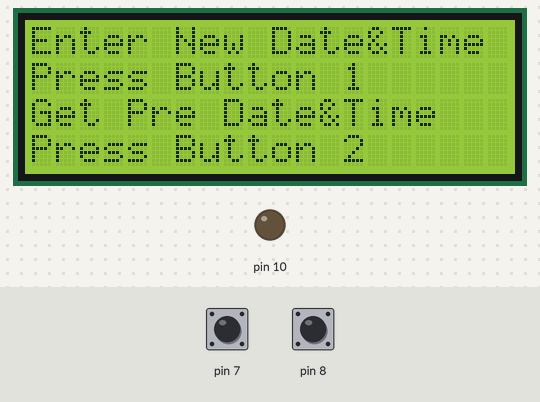
Bench run of a sketch on a simulated Arduino Uno, built with avr-gcc and run on an emulated ATmega328P. Parts: 20×4 character LCD, output pins drawn as LEDs (lit = HIGH). Inputs (shaded band) come from the test bench; at power-on: pin 7 HIGH, pin 8 HIGH. The local clock reads 2024-03-15 10:24:30 at power-on unless the sketch sets it; EEPROM starts erased; what the sketch prints to the serial monitor is not drawn.

Above: at 3.8 s.
3.9 s: pin 7 pulled LOW for 0.15 s
At 5.1 s:
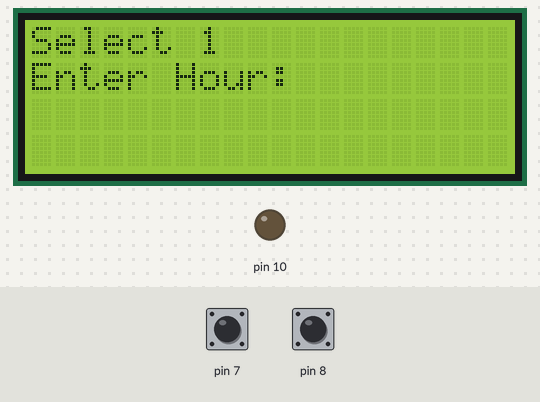
5.5 s: pin 8 pulled LOW for 0.15 s
At 6.5 s:
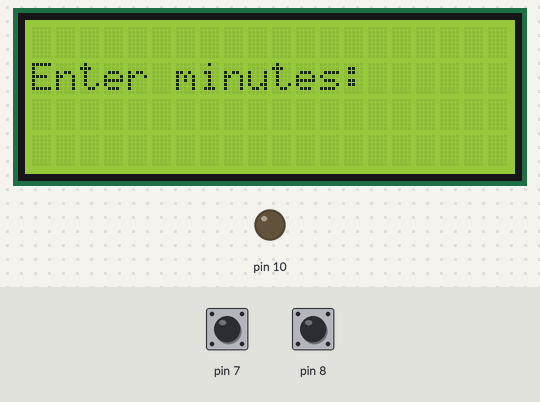
7.1 s: pin 7 pulled LOW for 1 s
9.6 s: pin 8 pulled LOW for 1 s
At 9.9 s:
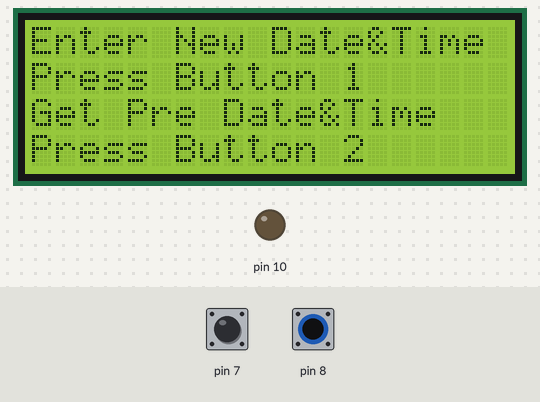
12.1 s: pin 8 pulled LOW for 0.15 s
At 12.7 s:
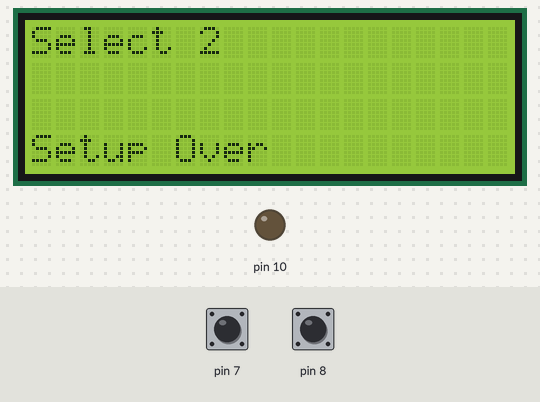
Timing chart, 0 to 15.1 s (numbered marks = the images above; inputs shaded):
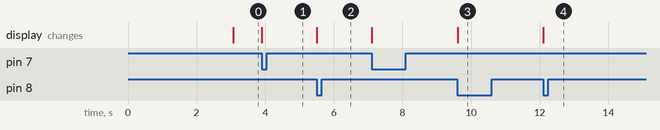

Measured:
- after the input at 3.9 s, the display: changes at once (image 1)
- after the input at 5.5 s, the display: changes at once (image 2)
- after the input at 9.6 s, the display: changes at once (image 3)
- after the input at 12.1 s, the display: changes at once (image 4)

The sketch:

syscode.ino
```cpp
/*=============================================
    Program : Automated Lights
    Author : LAPTOP-MHHCOEAP\Charitha Dasanayake
    Time : 5:12 PM
    Date : 11/2/2023
    Created with Codino Studio
  =============================================*/

#include <LiquidCrystal.h>

#include <RTClib.h>

#include<Wire.h>

#include<EEPROM.h>

RTC_DS3231 rtc;

LiquidCrystal lcd(12, 11, 5, 4, 3, 2);

int dd, hh, Min;
int btn1Current, btn1Previos = LOW;
int btn2Current, btn2Previos = LOW;
int btn1Current1, btn1Previos1 = LOW;
int btn2Current1, btn2Previos1 = LOW;
int Hourcounter = 0;
int Minutecounter = 1;
int Hourcounter1 = 0;
int Minutecounter1 = 1;

void setup() {
  pinMode(7, INPUT_PULLUP);
  pinMode(8, INPUT_PULLUP);
  pinMode(10, OUTPUT);
  Serial.begin(9600);
  lcd.begin(20,4);
  delay(3000);
  rtc.begin();

  displayMode();
  setStartTime();
  displayMode();
  setEndTime();
  lcd.setCursor(0, 3);
  lcd.print("Setup Over");
  delay(3000);
}

void loop() {
  displayDate();
  delay(1000);
  lcd.clear();
  DateTime now = rtc.now();
  if (now.hour() == Hourcounter && now.minute() == Minutecounter) {
    digitalWrite(10, HIGH);
  }
  else if (now.hour() == Hourcounter1 && now.minute() == Minutecounter1) {
    digitalWrite(10, LOW);
  }
}
void displayDate() {
  DateTime now = rtc.now();
  lcd.setCursor(0, 0);
  lcd.print(now.year());
  lcd.setCursor(4, 0);
  lcd.print("/");
  lcd.setCursor(5, 0);
  lcd.print(now.month());
  lcd.setCursor(7, 0);
  lcd.print("/");
  lcd.setCursor(8, 0);
  lcd.print(now.day());
  lcd.setCursor(10, 0);
  lcd.print(" ");
  lcd.setCursor(11, 0);
  lcd.print(now.hour());
  lcd.setCursor(13, 0);
  lcd.print(":");

  lcd.setCursor(14, 0);
  lcd.print(now.minute());
  lcd.setCursor(16, 0);
  lcd.print(":");
  lcd.setCursor(17, 0);
  lcd.print(now.second());
  lcd.println();
  lcd.setCursor(0, 1);
  lcd.print("Start Time:");
  lcd.setCursor(12, 1);
  lcd.print(Hourcounter);
  lcd.setCursor(14, 1);
  lcd.print(":");
  lcd.setCursor(15, 1);
  lcd.print(Minutecounter);
  lcd.setCursor(0, 2);
  lcd.print("End Time:");
  lcd.setCursor(12, 2);
  lcd.print(Hourcounter1);
  lcd.setCursor(14, 2);
  lcd.print(":");
  lcd.setCursor(15, 2);
  lcd.print(Minutecounter1);
}
void displayMode() {
  lcd.clear();
  lcd.setCursor(0, 0);
  lcd.print("Enter New Date&Time");
  lcd.setCursor(0, 1);
  lcd.print("Press Button 1");
  lcd.setCursor(0, 2);
  lcd.print("Get Pre Date&Time");
  lcd.setCursor(0, 3);
  lcd.print("Press Button 2");
}
void setStartTime() {
  while (true) {
    btn1Current = digitalRead(7);
    btn2Current = digitalRead(8);
    if (btn1Current == LOW && btn1Previos == HIGH) {
      lcd.clear();
      lcd.setCursor(0, 0);
      lcd.print("Select 1");

      lcd.setCursor(0, 1);
      lcd.print("Enter Hour: ");
      while (true) {
        btn1Current1 = digitalRead(7);
        btn2Current1 = digitalRead(8);
        if (btn1Current1 == LOW && btn1Previos1 == HIGH) {
          Hourcounter++;
          lcd.setCursor(15, 1);
          lcd.print(Hourcounter);
          if (Hourcounter == 24) {
            Hourcounter = 0;
          }
        }
        if (btn2Current1 == LOW && btn2Previos1 == HIGH) {
          break;
        }
        btn1Previos1 = btn1Current1;
        btn2Previos1 = btn2Current1;
      }
      btn1Previos1 = LOW;
      btn2Previos1 = LOW;
      lcd.clear();
      lcd.setCursor(0, 1);
      lcd.print("Enter minutes: ");
      while (true) {
        btn1Current1 = digitalRead(7);
        btn2Current1 = digitalRead(8);
        if (btn1Current1 == LOW && btn1Previos1 == HIGH) {
          Minutecounter++;
          lcd.setCursor(15, 1);
          lcd.print(Minutecounter);
          if (Minutecounter == 60) {
            Minutecounter = 0;
          }
        }
        if (btn2Current1 == LOW && btn2Previos1 == HIGH) {
          break;
        }
        btn1Previos1 = btn1Current1;

        btn2Previos1 = btn2Current1;
      }
      EEPROM.update(0, Hourcounter);
      EEPROM.update(1, Minutecounter);
      break;
    }
    else if (btn2Current == LOW && btn2Previos == HIGH) {
      lcd.clear();
      lcd.setCursor(0, 0);
      lcd.print("Select 2");
      Hourcounter = EEPROM.read(0);
      Minutecounter = EEPROM.read(1);
      break;
    }
    btn1Previos = btn1Current;
    btn2Previos = btn2Current;
  }
}
void setEndTime() {
  btn1Previos = LOW;
  btn2Previos = LOW;
  while (true) {
    btn1Current = digitalRead(7);
    btn2Current = digitalRead(8);
    if (btn1Current == LOW && btn1Previos == HIGH) {
      lcd.clear();
      lcd.setCursor(0, 0);
      lcd.print("Select 1");
      lcd.setCursor(0, 1);
      lcd.print("Enter Hour: ");
      btn1Previos1 = LOW;
      btn2Previos1 = LOW;
      while (true) {
        btn1Current1 = digitalRead(7);
        btn2Current1 = digitalRead(8);
        if (btn1Current1 == LOW && btn1Previos1 == HIGH) {
          Hourcounter1++;
          lcd.setCursor(15, 1);

          lcd.print(Hourcounter1);
          if (Hourcounter1 == 24) {
            Hourcounter1 = 0;
          }
        }
        if (btn2Current1 == LOW && btn2Previos1 == HIGH) {
          break;
        }
        btn1Previos1 = btn1Current1;
        btn2Previos1 = btn2Current1;
      }
      btn1Previos1 = LOW;
      btn2Previos1 = LOW;
      lcd.clear();
      lcd.setCursor(0, 1);
      lcd.print("Enter minutes: ");
      while (true) {
        btn1Current1 = digitalRead(7);
        btn2Current1 = digitalRead(8);
        if (btn1Current1 == LOW && btn1Previos1 == HIGH) {
          Minutecounter1++;
          lcd.setCursor(15, 1);
          lcd.print(Minutecounter1);
          if (Minutecounter1 == 60) {
            Minutecounter1 = 0;
          }
        }
        if (btn2Current1 == LOW && btn2Previos1 == HIGH) {
          break;
        }
        btn1Previos1 = btn1Current1;
        btn2Previos1 = btn2Current1;
      }
      EEPROM.update(2, Hourcounter1);
      EEPROM.update(3, Minutecounter1);

      break;
    }
    else if (btn2Current == LOW && btn2Previos == HIGH) {
      lcd.clear();
      lcd.setCursor(0, 0);
      lcd.print("Select 2");
      Serial.println("Select 2");
      Hourcounter1 = EEPROM.read(2);
      Minutecounter1 = EEPROM.read(3);
      break;
    }
    btn1Previos = btn1Current;
    btn2Previos = btn2Current;
  }
}
```
